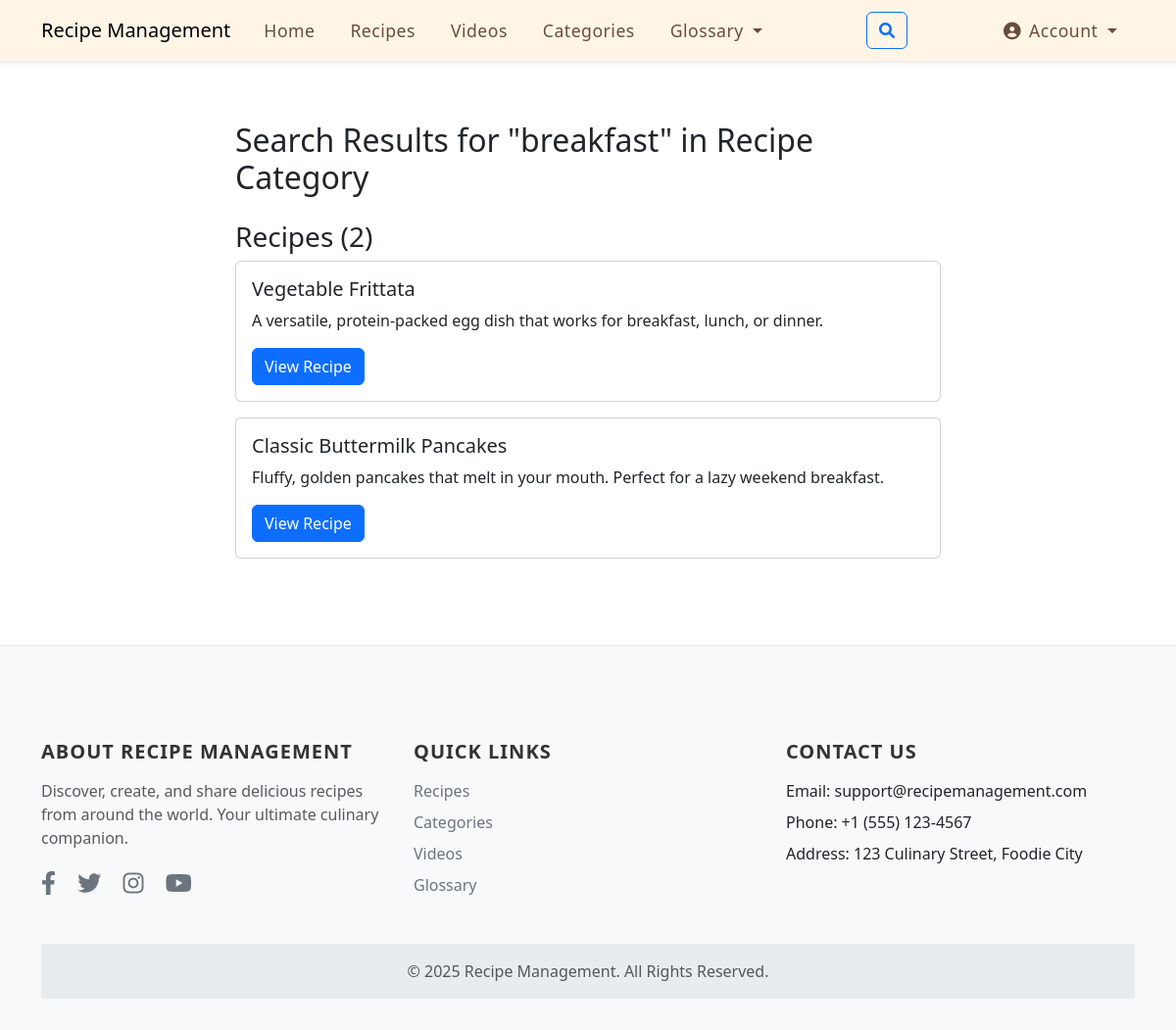
The app's page /search/?q=breakfast&category=recipe with its own data.
### recipes/models.py (models this page shows, shortened)
class Recipe(models.Model):
    recipe_name = models.CharField(max_length=400, null=True,verbose_name=_("Recipe Name (English)"))
    slug = models.SlugField(max_length=450, unique=True,null=True,blank=True, verbose_name=_("Slug (English)"))
    title = models.CharField(max_length=400,null=True)
    description = models.TextField()
    ingredients_text = models.TextField(
        help_text="Enter ingredients with quantities. Terms in [brackets] will be linked to glossary.", default="")
    instructions = models.TextField()
    preparation_time = models.PositiveIntegerField(help_text="Time in minutes")
    cooking_time = models.PositiveIntegerField(help_text="Time in minutes")
    servings = models.PositiveIntegerField()
    image = models.ImageField(upload_to='recipes/', null=True, blank=True)
    categories = models.ManyToManyField(Category, related_name='recipes')
    related_terms = models.ManyToManyField(Glossary, blank=True, related_name='recipes')
    DIFFICULTY_CHOICES = [
        ('easy', 'Easy'),
        ('medium', 'Medium'),
        ('hard', 'Hard'),
    ]
    difficulty = models.CharField(max_length=10, choices=DIFFICULTY_CHOICES, default='medium')
    related_recipes = models.ManyToManyField('self', blank=True, related_name='related_to', symmetrical=False)
    code = models.CharField(max_length=300, unique=True, null=True,blank=True, verbose_name=_("Recipe Code"))
    views_count = models.PositiveIntegerField(default=0,null=True,blank=True,verbose_name=_("Views Count"))
    created_at = models.DateTimeField(auto_now_add=True)
    updated_at = models.DateTimeField(auto_now=True)
    status = models.IntegerField(choices=STATUS, default=0)
    def get_absolute_url(self):
        return reverse('recipe_detail', args=[self.slug])
    class Meta:
        ordering = ['-created_at']

### videos/views.py (the view, shortened to what this page needs)
# urls.py: path('search/', search_results, name='search_results'),
def search_results(request):
    query = request.GET.get('q', '').strip()
    category = request.GET.get('category', '')
    page = request.GET.get('page', 1)
    context = {
        'query': query,
        'category': category,
        'recipes': [],
        'videos': [],
        'recipe_categories': [],
        'glossary_terms': []
    }
    if query:
        if not category or category == 'recipe':
            recipes = Recipe.objects.filter(
                Q(recipe_name__icontains=query) |
                Q(title__icontains=query) |
                Q(description__icontains=query) |
                Q(ingredients_text__icontains=query)
            ).distinct()
            paginator = Paginator(recipes, 6)  # 6 recipes per page
            try:
                context['recipes'] = paginator.page(page)
            except PageNotAnInteger:
                context['recipes'] = paginator.page(1)
            except EmptyPage:
                context['recipes'] = paginator.page(paginator.num_pages)
    return render(request, 'search/search_results.html', context)

### templates/search/search_results.html (shortened to what this page needs)
{% extends 'base.html' %}
{% load static %}
{% block content %}
<div class="container mt-4 col-lg-8 offset-lg-2">
    <h2 class="mb-4">
        Search Results
        {% if query %}for "{{ query }}"{% endif %}
        {% if category %}in {{ category|title }} Category{% endif %}
    </h2>
    {% if not query %}
        <div class="alert alert-info">
            Enter a search term to find recipes, videos, and categories.
        </div>
    {% else %}
        <div class="row">
            {% if category == 'glossary' %}
                {% if glossary_terms %}
                    <div class="col-12 mb-4">
                        <h3>Glossary Terms ({{ glossary_terms.paginator.count }})</h3>
                        {% for term in glossary_terms %}
                            <div class="card mb-3">
                                <div class="card-body">
                                    <h5 class="card-title">{{ term.name }}</h5>
                                    <p class="card-text">{{ term.description|truncatewords:30 }}</p>
                                    <a href="{{ term.get_absolute_url }}" class="btn btn-primary">View Term</a>
                                </div>
                            </div>
                        {% endfor %}
                        {% include 'includes/pagination.html' with page=glossary_terms query=query category=category %}
                    </div>
                {% else %}
                    <div class="col-12">
                        <div class="alert alert-warning">
                            No glossary terms found for "{{ query }}". Try different search terms.
                        </div>
                    </div>
                {% endif %}
            {% elif recipes or videos or recipe_categories or glossary_terms %}
                {% if recipes %}
                    <div class="col-md-12 mb-4">
                        <h3>Recipes ({{ recipes.paginator.count }})</h3>
                        {% for recipe in recipes %}
                            <div class="card mb-3">
                                <div class="card-body">
                                    <h5 class="card-title">{{ recipe.title }}</h5>
                                    <p class="card-text">{{ recipe.description|truncatewords:20 }}</p>
                                    <a href="{{ recipe.get_absolute_url }}" class="btn btn-primary">View Recipe</a>
                                </div>
                            </div>
                        {% endfor %}
                    </div>
                {% endif %}
            {% else %}
                <div class="col-12">
                    <div class="alert alert-warning">
                        No results found for "{{ query }}". Try different search terms.
                    </div>
                </div>
            {% endif %}
        </div>
    {% endif %}
</div>
{% endblock %}

### templates/base.html (style rules this page uses)
body { padding-top: 0; }
.container { margin-top: 0; }
body { padding-top: 100px; }
html { scroll-behavior: smooth; }

### records on screen
Recipe: title "Vegetable Frittata", description "A versatile, protein-packed egg dish that works for breakfast, lunch, or dinner."
Recipe: title "Classic Buttermilk Pancakes", description "Fluffy, golden pancakes that melt in your mouth. Perfect for a lazy weekend breakfast."

### other values on screen
{{ query }} "breakfast"
{{ category|title }} "Recipe"
{{ recipes.paginator.count }} "2"
